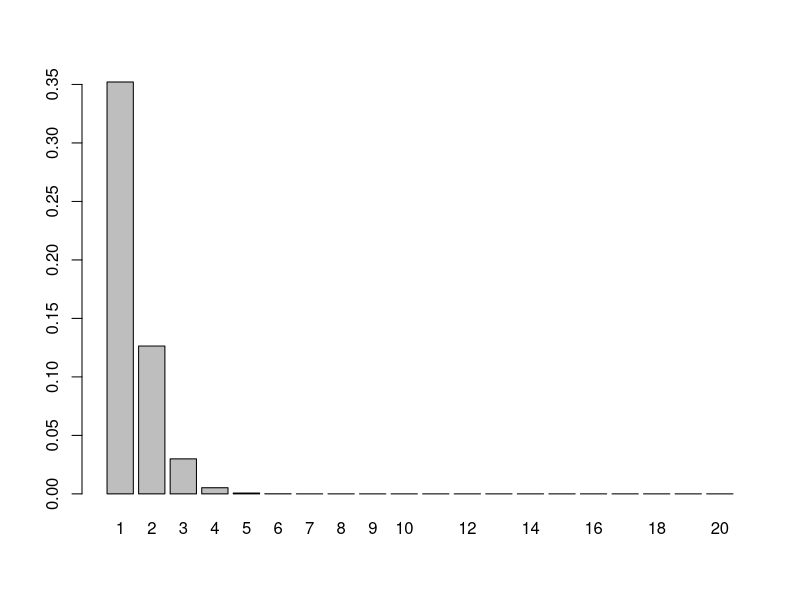

Write R code to recreate this figure.
bion <- function(k,n,p){
	return (choose(n,k) * (p ^ k) * ((1-p) ^ (n-k)))
}
bion_sum <- function(k_begin,k_end,n,p){
	return (sum(sapply(k_begin:k_end, bion, n, p)))
}
n <- 100
p <- 0.00720
xs <- seq(1,20)
ys <- sapply(xs, bion, n, p) 
print(xs)
print(ys)
sprintf("Sum k from 0 to 100: %.4f", bion_sum(1,100,n,p))
data <- data.frame(
  name= xs,
  value=ys
)

barplot(height=data$value, names=data$name)
